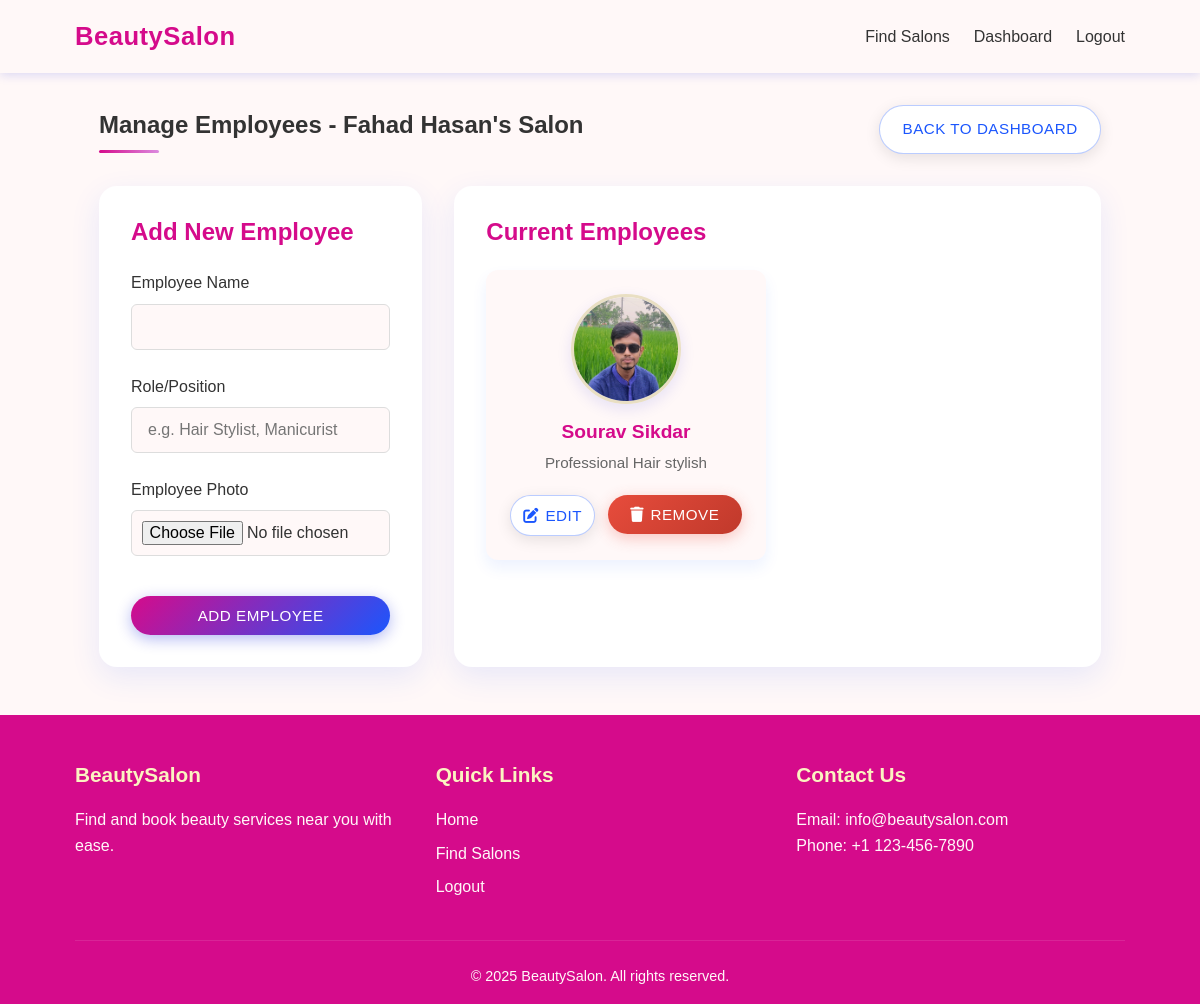
Page /salon/employees (signed in) on the committed database.
### app.py (models this page shows)
class Salon(db.Model):
    id = db.Column(db.Integer, primary_key=True)
    owner_id = db.Column(db.Integer, db.ForeignKey('user.id'), nullable=False)
    name = db.Column(db.String(100), nullable=False)
    description = db.Column(db.Text)
    location = db.Column(db.String(200), nullable=False)
    phone = db.Column(db.String(20))
    opening_time = db.Column(db.String(50))
    closing_time = db.Column(db.String(50))
    weekly_closing = db.Column(db.String(50))  # Day of week when salon is closed
    images = db.relationship('SalonImage', backref='salon', lazy=True, cascade="all, delete-orphan")
    services = db.relationship('Service', backref='salon', lazy=True, cascade="all, delete-orphan")
    employees = db.relationship('Employee', backref='salon', lazy=True, cascade="all, delete-orphan")

class Employee(db.Model):
    id = db.Column(db.Integer, primary_key=True)
    salon_id = db.Column(db.Integer, db.ForeignKey('salon.id'), nullable=False)
    name = db.Column(db.String(100), nullable=False)
    role = db.Column(db.String(100))
    image = db.Column(db.String(200), default='default_employee.jpg')

### app.py (the view, shortened to what this page needs)
@app.route('/salon/employees', methods=['GET', 'POST'])
@login_required
def salon_employees():
    if current_user.role != 'salon_owner':
        flash('Access denied.')
        return redirect(url_for('index'))
    salon = Salon.query.filter_by(owner_id=current_user.id).first()
    employees = Employee.query.filter_by(salon_id=salon.id).all()
    return render_template('salon_employees.html', salon=salon, employees=employees)

### app.py (called while the page is built)
@login_manager.user_loader
def load_user(user_id):
    return User.query.get(int(user_id))

### templates/salon_employees.html (shortened to what this page needs)
{% extends 'base.html' %}
<!-- {% block extra_css %}
<link rel="stylesheet" href="{{ url_for('static', filename='css/salon_employees.css') }}">
{% endblock %} -->
{% block content %}
<div class="employees-container">
    <div class="employees-header">
        <h2>Manage Employees - {{ salon.name }}</h2>
        <a href="{{ url_for('salon_dashboard') }}" class="btn btn-secondary">Back to Dashboard</a>
    </div>
    <div class="employees-content">
        <div class="employees-form-card">
            <h3>Add New Employee</h3>
            <form action="{{ url_for('salon_employees') }}" method="POST" enctype="multipart/form-data">
                <div class="form-group">
                    <label for="name">Employee Name</label>
                    <input type="text" id="name" name="name" required>
                </div>
                <div class="form-group">
                    <label for="role">Role/Position</label>
                    <input type="text" id="role" name="role" placeholder="e.g. Hair Stylist, Manicurist" required>
                </div>
                <div class="form-group">
                    <label for="image">Employee Photo</label>
                    <input type="file" id="image" name="image" accept="image/*">
                </div>
                <button type="submit" class="btn btn-primary">Add Employee</button>
            </form>
        </div>
        <div class="employees-list-card">
            <h3>Current Employees</h3>
            {% if employees %}
                <div class="employees-grid">
                    {% for employee in employees %}
                        <div class="employee-card">
                            <div class="employee-image">
                                {% if employee.image and employee.image != 'default_employee.jpg' %}
                                    <img src="{{ url_for('static', filename=employee.image) }}" alt="{{ employee.name }}">
                                {% else %}
                                    <div class="employee-placeholder">
                                        <i class="fas fa-user"></i>
                                    </div>
                                {% endif %}
                            </div>
                            <div class="employee-info">
                                <h4>{{ employee.name }}</h4>
                                <p class="employee-role">{{ employee.role }}</p>
                            </div>
                            <div class="employee-actions">
                                <button class="btn btn-sm btn-secondary" onclick="toggleEditForm('{{ employee.id }}')">
                                    <i class="fas fa-edit"></i> Edit
                                </button>
                                <form action="{{ url_for('salon_employees') }}/{{ employee.id }}/delete" method="POST"
                                      onsubmit="return confirm('Are you sure you want to remove this employee?');">
                                    <button type="submit" class="btn btn-sm btn-danger">
                                        <i class="fas fa-trash"></i> Remove
                                    </button>
                                </form>
                            </div>
                        </div>
                    {% endfor %}
                </div>
            {% else %}
                <div class="empty-state">
                    <p>No employees added yet</p>
                    <p>Add your first employee using the form on the left</p>
                </div>
            {% endif %}
        </div>
    </div>
</div>
{% endblock %}

### static/css/style.css (style rules this page uses)
:root { --primary: #D50B8B; --primary-light: #DC8BE0; --accent: #FBF3C1; --light: #FFF8F8; --dark: #333333; --grey: #f5f5f5; --shadow: rgba(1, 24, 216, 0.15); --transition: all 0.3s ease-in-out; }
* { margin: 0; padding: 0; box-sizing: border-box; }
body { font-family: 'Poppins', sans-serif; line-height: 1.6; color: var(--dark); background-color: var(--light); }
a { text-decoration: none; color: var(--primary); transition: var(--transition); }
img { max-width: 100%; height: auto; }
h1, h2, h3, h4, h5, h6 { margin-bottom: 0.8rem; font-weight: 600; line-height: 1.2; }
.btn { display: inline-block; padding: 0.8rem 1.5rem; border-radius: 50px; font-weight: 500; text-align: center; cursor: pointer; border: none; transition: var(--transition); box-shadow: 0 4px 8px var(--shadow); text-transform: uppercase; letter-spacing: 0.5px; font-size: 0.9rem; }
.btn-primary { background-color: var(--primary); color: var(--light); }
.btn-secondary { background-color: var(--accent); color: var(--primary); }
.btn-sm { padding: 0.5rem 1rem; font-size: 0.8rem; }
.form-group { flex: 1; min-width: 200px; }

### rows in the picture
Salon: name "Fahad Hasan's Salon"
Employee: image (picture), name "Sourav Sikdar", role "Professional Hair stylish"
